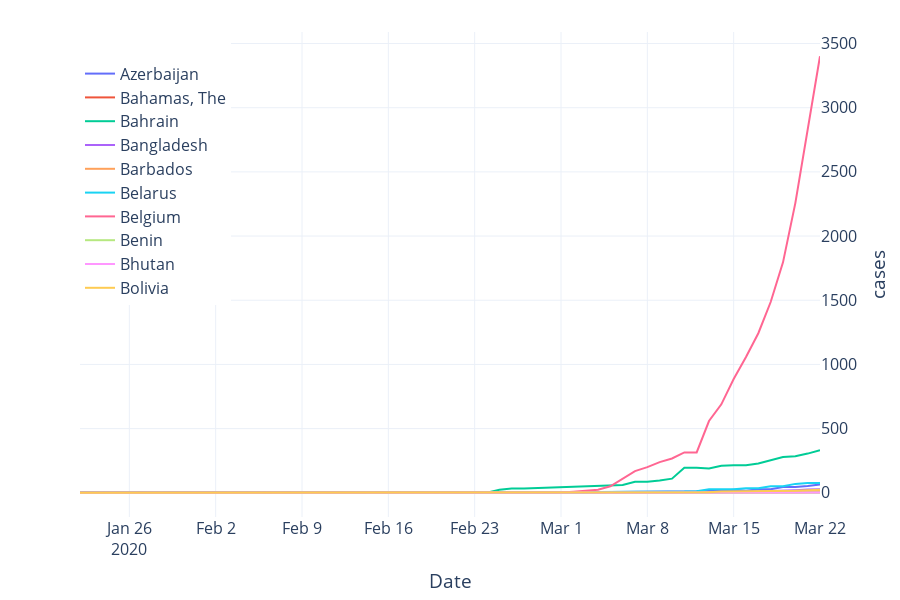

Notebook code cell kept with this figure:
### Code cell
plot_interactive_df(df_old.iloc[:, 10:20], "cases", " ")
